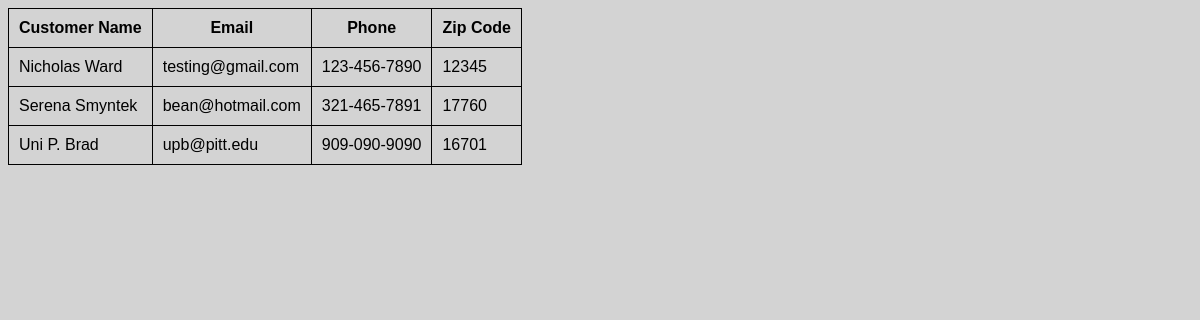
Screenshot of /report with the database file from the repository.
### tables this page shows
CREATE TABLE customers (name TEXT, email TEXT, phone TEXT, zip TEXT);

### manage.py (the view)
@app.route("/report")
def report():
    conn = sql.connect("database.db")
    conn.row_factory = sql.Row
    cmd = "SELECT * FROM customers"
    cur = conn.cursor()
    cur.execute(cmd)
    rows = cur.fetchall()
    conn.close()
    return render_template("report.htm", rows = rows)

### templates/report.htm (shortened to what this page needs)
<!DOCTYPE html>
<html lang="en">
<head>
    <link href="{{	url_for('static',	filename='customer_stylesheet.css')	}}" rel="stylesheet" />
</head>
<body>
    <table>
    <tr>
        <th>Customer Name</th>
        <th>Email</th>
        <th>Phone</th>
        <th>Zip Code</th>
    </tr>
    {%  for row in rows  %}
    <tr>
        <td>{{row["name"]}}</td>
        <td>{{row["email"]}}</td>
        <td>{{row["phone"]}}</td>
        <td>{{row["zip"]}} </td>
    </tr>
    {%  endfor  %}
    </table>
</body>
</html>

### static/customer_stylesheet.css (style rules this page uses)
body { background-color: lightgray; font-family:Arial, Helvetica, sans-serif; }
table { border-collapse: collapse; }
th, td { border: 1px solid; align-items: center; padding: 10px; }

### rows the page displays
customers: name "Nicholas Ward", email "testing@gmail.com", phone "123-456-7890", zip "12345"
customers: name "Serena Smyntek", email "bean@hotmail.com", phone "321-465-7891", zip "17760"
customers: name "Uni P. Brad", email "upb@pitt.edu", phone "909-090-9090", zip "16701"
